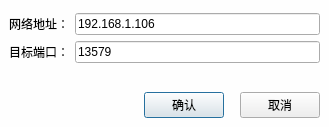
<?xml version="1.0" encoding="UTF-8"?>
<ui version="4.0">
 <class>DialogServerArgs</class>
 <widget class="QDialog" name="DialogServerArgs">
  <property name="geometry">
   <rect>
    <x>0</x>
    <y>0</y>
    <width>329</width>
    <height>127</height>
   </rect>
  </property>
  <property name="windowTitle">
   <string>Dialog</string>
  </property>
  <layout class="QGridLayout" name="gridLayout">
   <property name="leftMargin">
    <number>0</number>
   </property>
   <property name="topMargin">
    <number>0</number>
   </property>
   <property name="rightMargin">
    <number>0</number>
   </property>
   <property name="bottomMargin">
    <number>0</number>
   </property>
   <property name="spacing">
    <number>0</number>
   </property>
   <item row="0" column="0">
    <widget class="QWidget" name="widget" native="true">
     <property name="styleSheet">
      <string notr="true">QWidget#widget
{
	background-color: rgb(254, 254, 254);
}</string>
     </property>
     <layout class="QGridLayout" name="gridLayout_2">
      <item row="5" column="0" colspan="2">
       <spacer name="verticalSpacer">
        <property name="orientation">
         <enum>Qt::Vertical</enum>
        </property>
        <property name="sizeType">
         <enum>QSizePolicy::Expanding</enum>
        </property>
        <property name="sizeHint" stdset="0">
         <size>
          <width>20</width>
          <height>46</height>
         </size>
        </property>
       </spacer>
      </item>
      <item row="6" column="0" colspan="2">
       <layout class="QHBoxLayout" name="horizontalLayout_2">
        <property name="spacing">
         <number>16</number>
        </property>
        <property name="topMargin">
         <number>12</number>
        </property>
        <item>
         <spacer name="horizontalSpacer">
          <property name="orientation">
           <enum>Qt::Horizontal</enum>
          </property>
          <property name="sizeHint" stdset="0">
           <size>
            <width>40</width>
            <height>20</height>
           </size>
          </property>
         </spacer>
        </item>
        <item>
         <widget class="QPushButton" name="btnConfirm">
          <property name="text">
           <string>确认</string>
          </property>
          <property name="Ok" stdset="0">
           <bool>true</bool>
          </property>
         </widget>
        </item>
        <item>
         <layout class="QHBoxLayout" name="horizontalLayout">
          <property name="spacing">
           <number>18</number>
          </property>
          <item>
           <widget class="QPushButton" name="btnCancel">
            <property name="text">
             <string>取消</string>
            </property>
            <property name="Cancel" stdset="0">
             <bool>true</bool>
            </property>
           </widget>
          </item>
         </layout>
        </item>
       </layout>
      </item>
      <item row="1" column="0">
       <widget class="QLabel" name="label">
        <property name="text">
         <string>网络地址：</string>
        </property>
       </widget>
      </item>
      <item row="1" column="1">
       <widget class="QLineEdit" name="tbAddress">
        <property name="text">
         <string>192.168.1.106</string>
        </property>
       </widget>
      </item>
      <item row="2" column="0">
       <widget class="QLabel" name="label_2">
        <property name="text">
         <string>目标端口：</string>
        </property>
       </widget>
      </item>
      <item row="2" column="1">
       <widget class="QLineEdit" name="tbPort">
        <property name="text">
         <string>13579</string>
        </property>
       </widget>
      </item>
      <item row="0" column="0" colspan="2">
       <spacer name="verticalSpacer_2">
        <property name="orientation">
         <enum>Qt::Vertical</enum>
        </property>
        <property name="sizeHint" stdset="0">
         <size>
          <width>20</width>
          <height>40</height>
         </size>
        </property>
       </spacer>
      </item>
     </layout>
    </widget>
   </item>
  </layout>
 </widget>
 <tabstops>
  <tabstop>tbAddress</tabstop>
  <tabstop>tbPort</tabstop>
  <tabstop>btnConfirm</tabstop>
  <tabstop>btnCancel</tabstop>
 </tabstops>
 <resources/>
 <connections/>
</ui>
